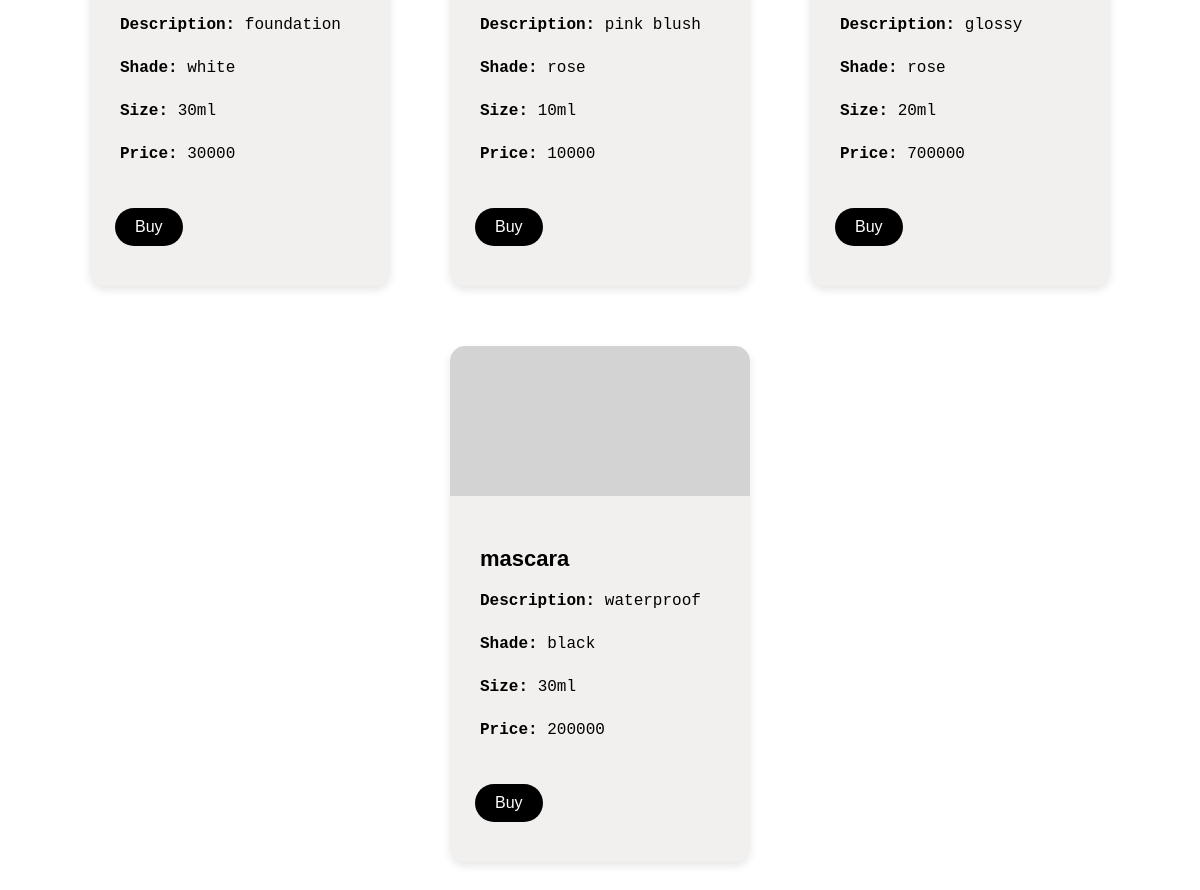
The app's page / (lower part), older data.
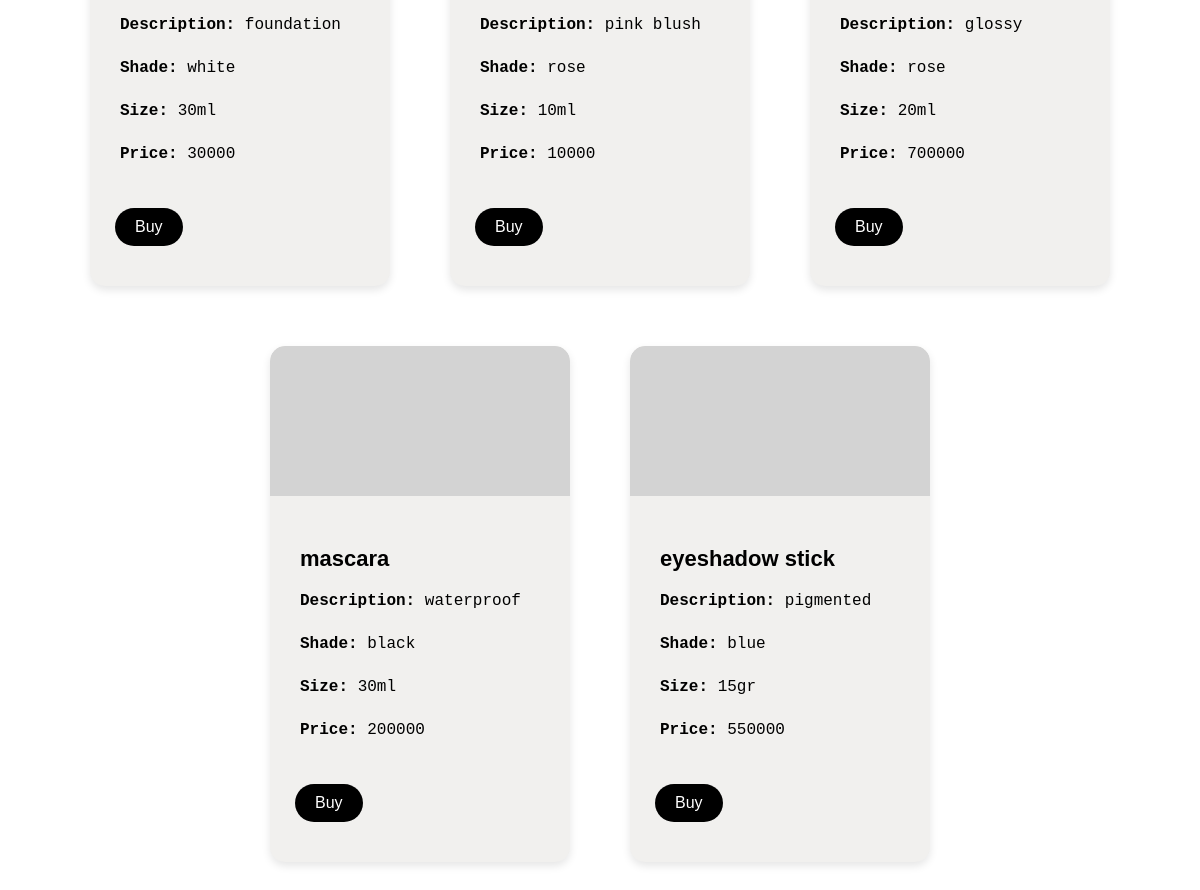
The same page, newer data.
### main/models.py (models this page shows, shortened)
class Product(models.Model):
    id = models.UUIDField(primary_key=True, default=uuid.uuid4, editable=False)
    name = models.CharField(max_length=255)
    price = models.IntegerField()
    description = models.TextField(max_length=255)
    shade = models.TextField(max_length=255)
    size = models.TextField(max_length=255)

### main/views.py (the view)
# urls.py: path('', show_main, name='show_main'),
def show_main(request):
    product_entries = Product.objects.all()
    context = {
        'namamhs' : 'Dhania Tiaraputri Herdiani',
        'npm' : '2306165881',
        'class' : 'PBP B',
        'product_entries': product_entries
    }
    return render(request, "main.html", context)

### main/templates/main.html (shortened to what this page needs)
{% extends 'base.html' %}
{% block content %}
{% if not product_entries %}
<p>Belum ada data produk pada Beauty Hive.</p>
{% else %}
<div class="product-container">
  {% for product_entry in product_entries %}
  <div class="desc-box">
      <div class="image-box"></div>
      <div class="product-title">{{ product_entry.name }}</div>
      <div class="product-details">
          <p class="product-detail"><strong>Description:</strong> {{ product_entry.description }}</p>
          <p class="product-detail"><strong>Shade:</strong> {{ product_entry.shade }}</p>
          <p class="product-detail"><strong>Size:</strong> {{ product_entry.size }}</p>
          <p class="product-detail"><strong>Price:</strong> {{ product_entry.price }}</p>
      </div>
      <button>Buy</button>
  </div>
  {% endfor %}
</div>
{% endif %}
<br />
{% endblock content %}

Row changes from the older to the newer data that the page shows:
added Product: name "eyeshadow stick", description "pigmented", shade "blue", size "15gr", price "550000"
